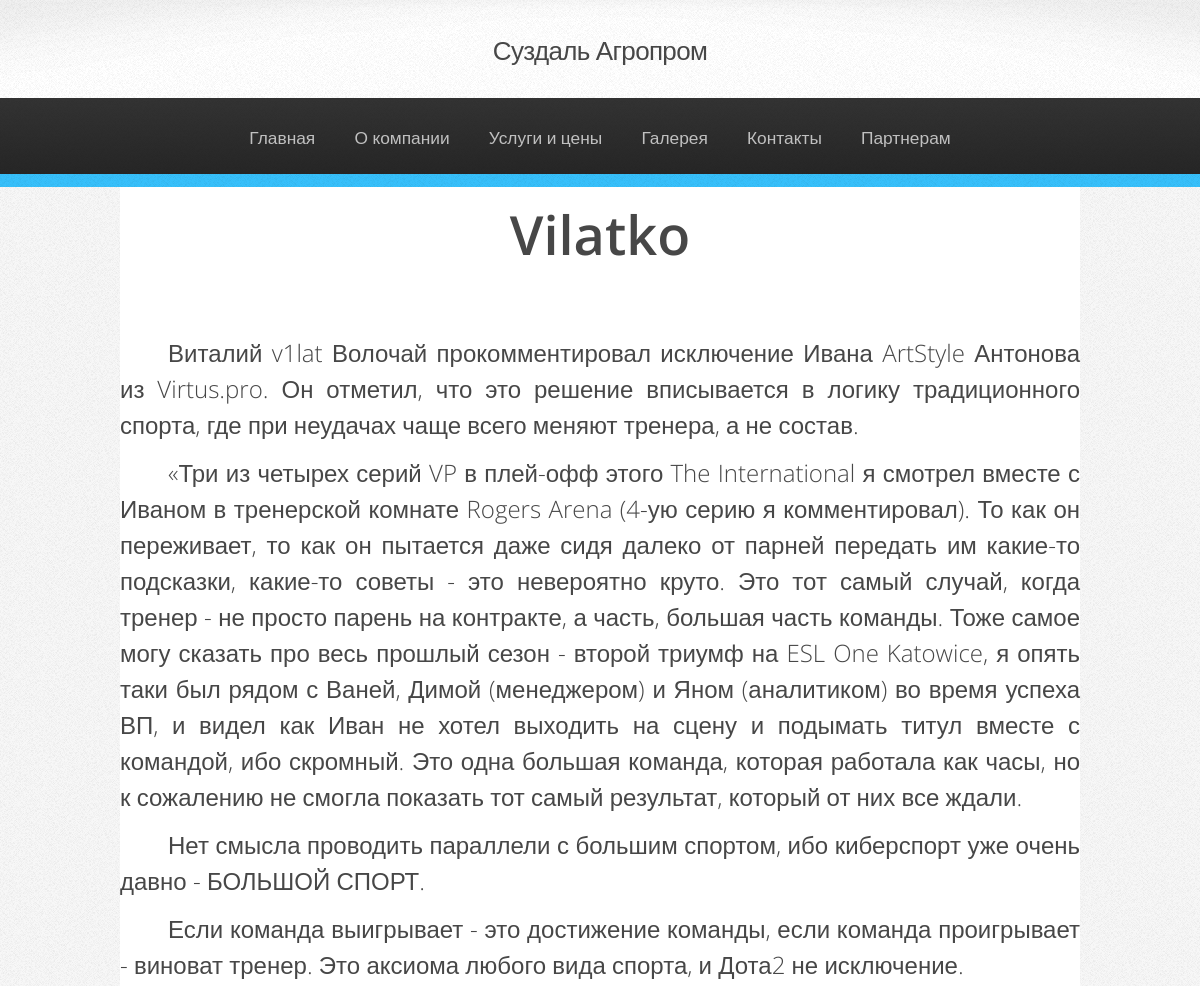
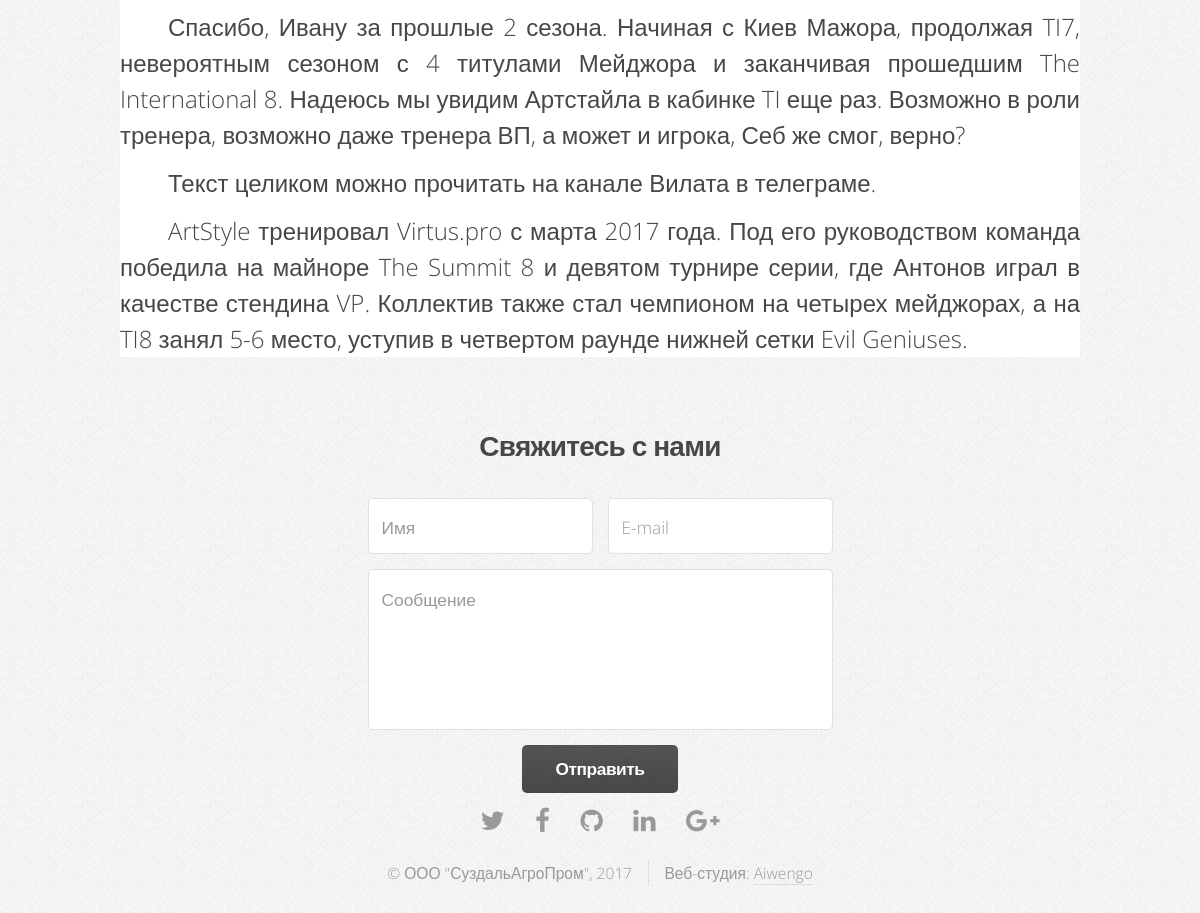
/6/, run on the app's committed database (2 pictures, top to bottom).
### siteagro/models.py (models this page shows)
class News(models.Model):
    description = models.CharField('описание',help_text='краткое описание новости',max_length=50)
    head = models.CharField('заголовок',max_length=100, help_text='поле для заголовка')
    text = models.TextField('новость',help_text='полe для новости')
    pub_date = models.DateTimeField('дата публикации')

### siteagro/views.py (the view)
# urls.py: path('<int:new_id>/', views.detail, name='detail'),
def detail(request, new_id):
    item = get_object_or_404(News, pk=new_id)
    return render(request, "detail.html", {'item': item})

### siteagro/templates/detail.html (shortened to what this page needs)
{% extends "base.html" %}
{% load static %}
{% load chunks %}
{% block stylesheets %}
	<link rel="stylesheet" href="{% static 'siteagro/css/index.css' %}" />
	<link rel="stylesheet" href="{% static 'siteagro/css/slick.css' %}" />
	<link rel="stylesheet" href="{% static 'siteagro/css/slick-theme.css' %}" />
	<link rel="stylesheet" href="{% static 'siteagro/css/details.css' %}"/>
{% endblock %}
{% block content %}
		<section class="article">
				<h1>{{ item.head }}</h1>
				 <article class='article_text'>{{ item.text|safe }}</article>
		</section>
{% endblock %}

### siteagro/static/siteagro/css/main.css (style rules this page uses)
html, body, div, span, applet, object, iframe, h1, h2, h3, h4, h5, h6, p, blockquote, pre, a, abbr, acronym, address, big, cite, code, del, dfn, em, img, ins, kbd, q, s, samp, small, strike, strong, sub, sup, tt, var, b, u, i, center, dl, dt, dd, ol, ul, li, fieldset, form, label, legend, table, caption, tbody, tfoot, thead, tr, th, td, article, aside, canvas, details, embed, figure, figcaption, footer, header, hgroup, menu, nav, output, ruby, section, summary, time, mark, audio, video { margin: 0; padding: 0; border: 0; font-size: 100%; font: inherit; vertical-align: baseline; }
article, aside, details, figcaption, figure, footer, header, hgroup, menu, nav, section { display: block; }
body { line-height: 1; }
body { -webkit-text-size-adjust: none; }
*, *:before, *:after { -moz-box-sizing: border-box; -webkit-box-sizing: border-box; box-sizing: border-box; }
body { background: #f7f7f7 url("images/bg01.png"); }
body, input, select, textarea { color: #474747; font-family: 'Open Sans', sans-serif; font-size: 16pt; font-weight: 300; line-height: 1.65em; }
p, ul, ol, dl, table, blockquote { margin: 0 0 0.5em 0; }
h1, h2, h3, h4, h5, h6 { color: inherit; font-weight: 600; line-height: 1.75em; margin-bottom: 1em; }
@media screen and (max-width: 1680px) { body, input, select, textarea { font-size: 14pt; line-height: 1.5em; } }
@media screen and (max-width: 1280px) { body, input, select, textarea { font-size: 13pt; line-height: 1.5em; } }

### siteagro/static/siteagro/css/details.css (style rules this page uses)
.article { background-color: white; width:80%; margin:0 10% 0 10%; }
.article h1 { font-size: 54px; text-align:center; }
.article_text p { font-size:24px; text-align:justify; text-indent: 5%; line-height: 1.5; }

### data on the page
News: head "Vilatko", text "Виталий v1lat Волочай прокомментировал исключение Ивана ArtStyle Антонова из Virtus.pro. Он отметил, что это решение вписывается в логику традиционного спорта, где при неудачах чаще всего меняют тренера, а не состав. «Три из четырех серий VP в плей-офф этого The International я смотрел вместе с Иваном в тренерской комнате Rogers Arena (4-ую серию я комментировал). То как он переживает, то как он пытается даже сидя далеко от парней передать им какие-то подсказки, какие-то советы - это невероятно круто. Это тот самый случай, когда тренер - не просто парень на контракте, а часть, большая часть команды. Тоже самое могу сказать про весь прошлый сезон - второй триумф на ESL One Katowice, я опять…"
